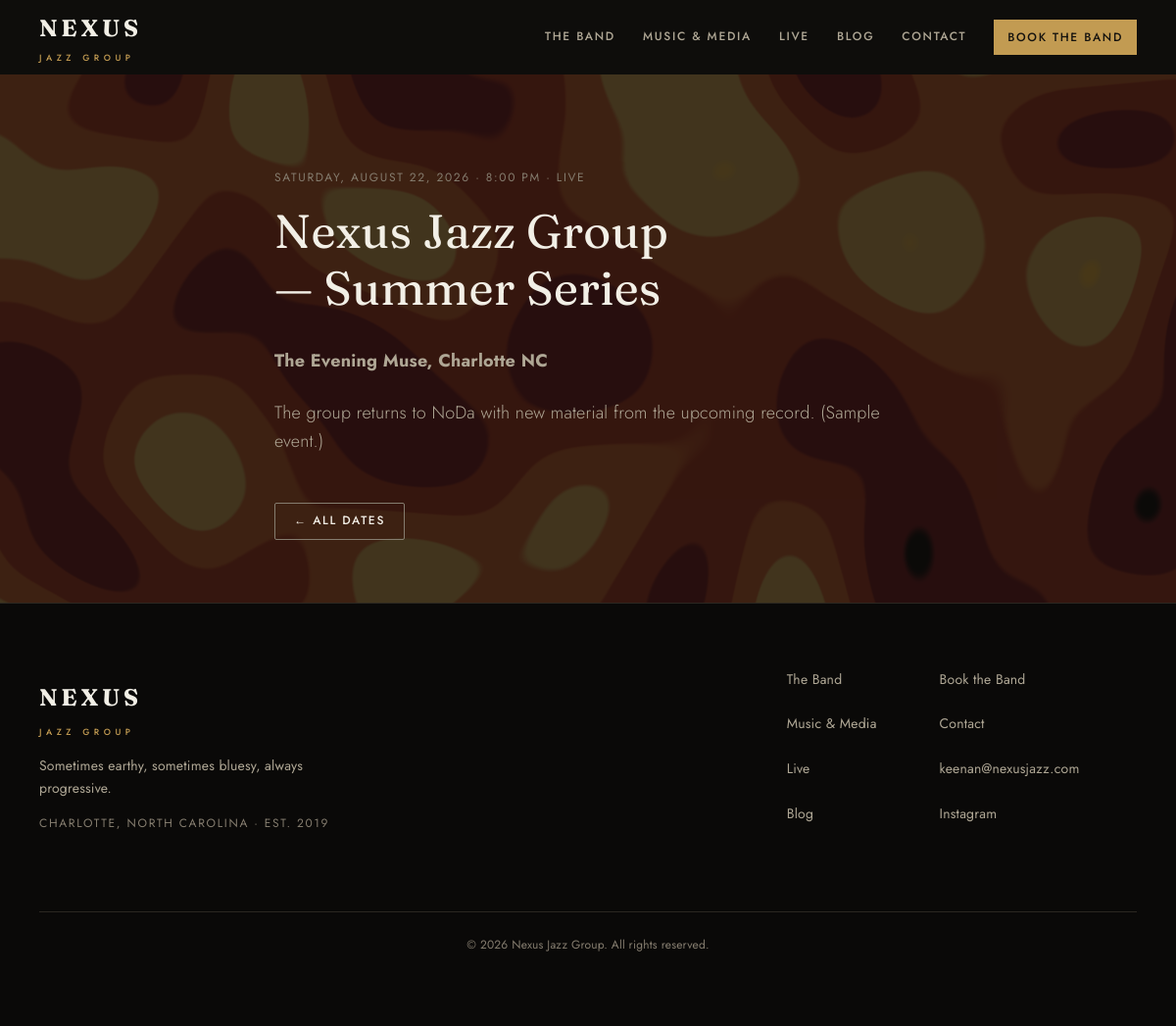
The app's page /events/nexus-jazz-group-summer-series/ with its own data.
### apps/events/models.py (models this page shows, shortened)
class Event(models.Model):
    title = models.CharField(max_length=200)
    slug = models.SlugField(max_length=220, unique=True, blank=True)
    category = models.ForeignKey(
        EventCategory, null=True, blank=True, on_delete=models.SET_NULL, related_name="events"
    )
    description = models.TextField(blank=True)
    date = models.DateField()
    start_time = models.TimeField(null=True, blank=True)
    end_time = models.TimeField(null=True, blank=True)
    location = models.CharField(max_length=255, blank=True)
    address = models.TextField(blank=True)
    image = models.ImageField(upload_to="events/", blank=True, null=True)
    image_focal_y = models.FloatField(default=0.5)
    capacity = models.PositiveIntegerField(null=True, blank=True)
    price = models.DecimalField(
        max_digits=8, decimal_places=2, null=True, blank=True,
        help_text="Leave blank for free"
    )
    ticket_url = models.URLField(blank=True)
    is_active = models.BooleanField(default=True)
    is_featured = models.BooleanField(default=False)
    created_at = models.DateTimeField(auto_now_add=True)
    class Meta:
        ordering = ["date", "start_time"]
        verbose_name = "Event"
        verbose_name_plural = "Events"

class EventCategory(models.Model):
    name = models.CharField(max_length=100, unique=True)
    slug = models.SlugField(max_length=120, unique=True, blank=True)
    color = ColorField(default="#4f46e5")
    class Meta:
        ordering = ["name"]
        verbose_name = "Event Category"
        verbose_name_plural = "Event Categories"

### apps/core/models.py (models this page shows, shortened)
class SiteSettings(models.Model):
    site_name = models.CharField(max_length=200, default="My Business")
    tagline = models.CharField(max_length=300, blank=True)
    phone_display = models.CharField(max_length=50, blank=True)
    phone_tel = models.CharField(max_length=30, blank=True)
    email = models.EmailField(blank=True)
    address = models.TextField(blank=True)
    hours = models.TextField(blank=True)
    map_embed_url = models.URLField(blank=True)
    calendar_url = models.URLField(
        blank=True,
        help_text=(
            "Google Calendar's own “Public URL to this calendar” (Settings and "
            "sharing → Integrate calendar), or just the calendar ID "
            "(name@group.calendar.google.com) — either works. Ignored if an embed code "
            "is set below."
        ),
    )
    calendar_embed_code = models.TextField(
        blank=True,
        help_text=(
            "Optional: paste Google Calendar's full <iframe> embed code (Settings and "
            "sharing → Integrate calendar → Embed code) for full control over size "
            "and view — used instead of the URL above when set."
        ),
    )
    facebook_url = models.URLField(blank=True)
    instagram_url = models.URLField(blank=True)
    youtube_url = models.URLField(blank=True)
    twitter_url = models.URLField(blank=True)
    linkedin_url = models.URLField(blank=True)
    alert_enabled = models.BooleanField(default=False)
    alert_message = models.CharField(max_length=160, blank=True)
    alert_color = ColorField(default="#C44444")
    class Meta:
        verbose_name = "Site Settings"
        verbose_name_plural = "Site Settings"

### apps/events/views.py (the view)
# urls.py: path("<slug:slug>/", views.detail, name="blog_detail"),
def detail(request, slug):
    event = get_object_or_404(Event, slug=slug, is_active=True)
    return render(request, "events/detail.html", {"event": event})

### apps/core/context_processors.py (called while the page is built)
def site_settings(request):
    try:
        settings_obj = SiteSettings.objects.first()
    except Exception:
        settings_obj = None
    return {
        "site_settings": settings_obj,
    }

### apps/core/templatetags/assets.py (called while the page is built)
@register.simple_tag
def static_v(path):
    url = static(path)
    try:
        found = finders.find(path)
        if found:
            stamp = int(os.path.getmtime(Path(found)))
            sep = "&" if "?" in url else "?"
            return f"{url}{sep}v={stamp}"
    except Exception:
        pass
    return url

### templates/events/detail.html (shortened to what this page needs)
{% extends "base.html" %}
{% load assets %}
{% block content %}
<article class="section-x page-head" id="live-shader-host">
  <div class="container article">
    <p class="article__meta">
      <time datetime="{{ event.date|date:'Y-m-d' }}">{{ event.date|date:"l, F j, Y" }}</time>
      {% if event.start_time %} · {{ event.start_time|time:"g:i A" }}{% endif %}
      {% if event.category %} · {{ event.category.name }}{% endif %}
    </p>
    <h1>{{ event.title }}</h1>
    <div class="article__body">
      {% if event.location %}<p><strong>{{ event.location }}</strong>{% if event.address %}<br>{{ event.address|linebreaksbr }}{% endif %}</p>{% endif %}
      {{ event.description|linebreaks }}
    </div>
    <p class="section-foot">
      <a class="btn btn--ghost" href="{% url 'events_index' %}">← All dates</a>
    </p>
  </div>
</article>
{% endblock %}

### templates/partials/_footer.html
{% load static %}
<footer class="footer">
  <div class="container">
    <div class="footer__grid">
      <div class="footer__id">
        <div class="footer__brand">
          <span class="brand-word">Nexus</span>
          <span class="brand-sub">Jazz Group</span>
        </div>
        {% if site_settings.tagline %}
        <p class="footer__tagline">{{ site_settings.tagline }}</p>
        {% endif %}
        <p class="footer__place">Charlotte, North Carolina · est. 2019</p>
      </div>
      <nav class="footer__nav" aria-label="Footer">
        <ul class="footer__links">
          <li><a href="{% url 'team' %}">The Band</a></li>
          <li><a href="{% url 'gallery' %}">Music &amp; Media</a></li>
          <li><a href="{% url 'events_index' %}">Live</a></li>
          <li><a href="{% url 'blog_index' %}">Blog</a></li>
        </ul>
        <ul class="footer__links">
          <li><a href="{% url 'booking' %}">Book the Band</a></li>
          <li><a href="{% url 'contact' %}">Contact</a></li>
          {% if site_settings.email %}
          <li><a href="mailto:{{ site_settings.email }}">{{ site_settings.email }}</a></li>
          {% endif %}
          {% if site_settings.instagram_url %}
          <li><a href="{{ site_settings.instagram_url }}" target="_blank" rel="noopener">Instagram</a></li>
          {% endif %}
        </ul>
      </nav>
    </div>
    <div class="footer__bottom">
      <p>&copy; {% now "Y" %} Nexus Jazz Group. All rights reserved.</p>
    </div>
  </div>
</footer>

### static/css/theme.css (style rules this page uses)
:root { --color-primary: #C29B52; --color-primary-dark: #D6B26A; --color-primary-light: #231C10; --color-secondary: #0A0908; --color-accent: var(--color-primary); --font-heading: 'Fraunces', Georgia, 'Times New Roman', serif; --font-body: 'Jost', 'Futura', system-ui, sans-serif; --radius: 0.25rem; --color-bg: #0E0D0B; --color-surface: #171511; --color-surface-2: #1E1B16; --color-border: #2B2721; --color-text: #F2EFE6; --color-text-muted: #AFA795; --color-text-light: #857D6F; --color-inverse-bg: #F2EFE6; --color-inverse-text: #14120E; --color-success: #15803D; --color-warning: #B45309; --color-error: #B91C1C; --color-info: #1D4ED8; --text-xs: 0.75rem; --text-sm: 0.875rem; --text-base: 1rem; --text-lg: 1.125rem; --text-xl: clamp(1.25rem, 1.15rem + 0.5vw, 1.5rem); --text-2xl: clamp(1.6rem, 1.3rem + 1.2vw, 2.25rem); --text-3xl: clamp(2rem, 1.5rem + 2vw, 3rem); --text-hero: clamp(2.6rem, 1.7rem + 4vw, 5.25rem); --leading-tight: 1.15; --leading-body: 1.7; --tracking-label: 0.14em; --font-mono: ui-monospace, 'SF Mono', Menlo, monospace; --space-1: 0.25rem; --space-2: 0.5rem; --space-3: 0.75rem; --space-4: 1rem; --space-6: 1.5rem; --space-8: 2rem; --space-12: 3rem; --space-16: 4rem; --space-24: 6rem; --space-32: 8rem; --section-y-s1: clamp(2.5rem, 2rem + 2vw, 4rem); --section-y-s2: clamp(4rem, 3rem + 4vw, 7rem); --section-y-s3: clamp(5.5rem, 4rem + 6vw, 9rem); --section-y: var(--section-y-s3); --max-width: 80rem; --max-width-prose: 45rem; --container-pad: clamp(1.25rem, 4vw, 2.5rem); --radius-sm: calc(var(--radius) * 0.5); --radius-lg: calc(var(--radius) * 1.75); --radius-full: 999px; --shadow-sm: 0 1px 2px rgba(0,0,0,.4); --shadow: 0 2px 12px rgba(0,0,0,.45); --shadow-md: 0 8px 24px rgba(0,0,0,.5); --shadow-lg: 0 16px 40px rgba(0,0,0,.55); --t-fast: 150ms; --t-base: 240ms; --t-slow: 400ms; --ease-out: cubic-bezier(0.22, 1, 0.36, 1); --ease-in-out: cubic-bezier(0.65, 0, 0.35, 1); --focus-ring: 0 0 0 3px color-mix(in srgb, var(--color-primary) 45%, transparent); --text-4xl: var(--text-3xl); --transition: var(--t-fast) var(--ease-out); --transition-md: var(--t-base) var(--ease-out); }
html { scroll-behavior: smooth; }
body { font-family: var(--font-body); color: var(--color-text); background: var(--color-bg); line-height: var(--leading-body); margin: 0; }
h1, h2, h3, h4 { font-family: var(--font-heading); font-optical-sizing: auto; line-height: var(--leading-tight); color: var(--color-text); }

### static/css/base.css (style rules this page uses)
*, *::before, *::after { box-sizing: border-box; margin: 0; padding: 0; }
html { scroll-behavior: smooth; }
body { font-family: var(--font-body); font-size: var(--text-base); color: var(--color-text); background: var(--color-bg); line-height: 1.6; min-height: 100vh; display: flex; flex-direction: column; }
h1, h2, h3, h4, h5, h6 { font-family: var(--font-heading); line-height: 1.2; color: var(--color-text); margin-bottom: var(--space-4); }
h1 { font-size: var(--text-4xl); }
p { margin-bottom: var(--space-4); }
a { color: var(--color-primary); text-decoration: none; }
.container { max-width: var(--max-width); margin: 0 auto; padding: 0 var(--container-pad); }
.btn { display: inline-block; padding: 0.625rem 1.5rem; font-size: var(--text-base); font-family: var(--font-body); font-weight: 600; border: 2px solid transparent; border-radius: var(--radius); cursor: pointer; text-decoration: none; transition: background var(--transition), color var(--transition), border-color var(--transition), box-shadow var(--transition); line-height: 1.4; }
.footer { background: #1e293b; color: #94a3b8; padding: var(--space-16) 0 var(--space-8); margin-top: auto; }
.footer__grid { display: grid; gap: var(--space-8); grid-template-columns: repeat(1, 1fr); margin-bottom: var(--space-12); }
@media (min-width: 640px) { .footer__grid { grid-template-columns: repeat(2, 1fr); } }
@media (min-width: 900px) { .footer__grid { grid-template-columns: 2fr 1fr 1fr 1fr; } }
.footer__brand { font-family: var(--font-heading); font-size: var(--text-2xl); color: #fff; margin-bottom: var(--space-4); }
.footer__tagline { color: #94a3b8; margin-bottom: var(--space-4); }
.footer a { color: #94a3b8; text-decoration: none; transition: color var(--transition); }
.footer__links { list-style: none; display: flex; flex-direction: column; gap: var(--space-2); }
.footer__bottom { border-top: 1px solid #334155; padding-top: var(--space-8); text-align: center; font-size: var(--text-sm); color: #64748b; }

### records on screen
Event: date "SATURDAY, AUGUST 22, 2026", start_time "8:00 PM", category.name "LIVE", title "Nexus Jazz Group — Summer Series", location "The Evening Muse, Charlotte NC", description "The group returns to NoDa with new material from the upcoming record. (Sample event.)"
SiteSettings: tagline "Sometimes earthy, sometimes bluesy, always progressive.", email "keenan@nexusjazz.com"
